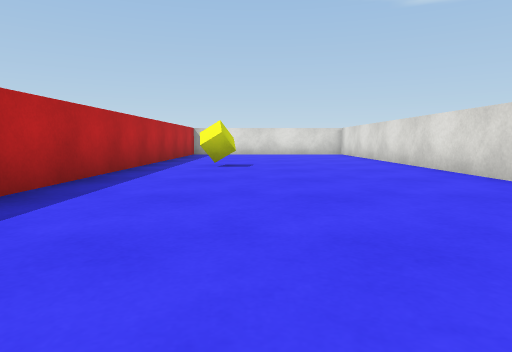
View 1 (above)

19 first-person views from a walk through a Unity game level. The camera is 0.51 m above the floor, tilts 6° down and sees 75° across. The floor is counted in squares, 1 m on a side. Each view is taken from the middle of a square. On the plan, view 1 faces up. The plan holds only what a view shows up to about 9 squares ahead; the rest is blank. The player is left out. Surface patterns are stand-ins for the level's own textures.

View 2
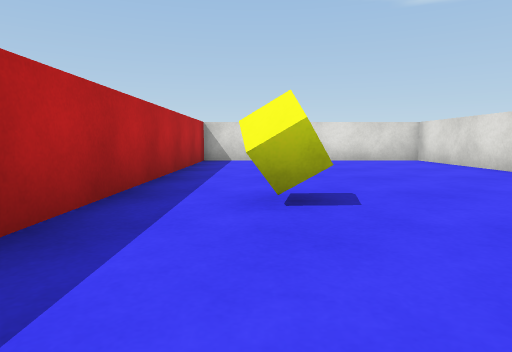

View 3
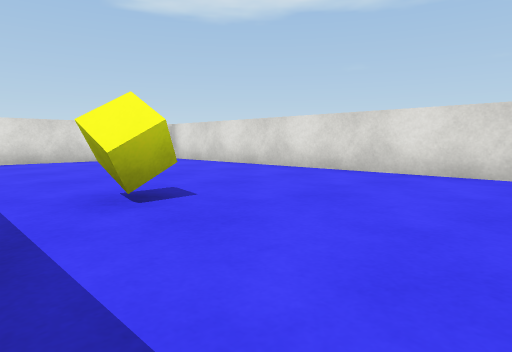

View 4
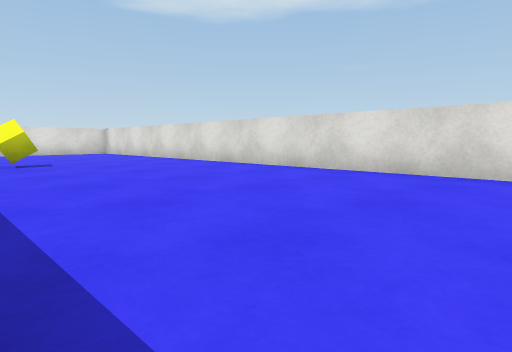

View 5
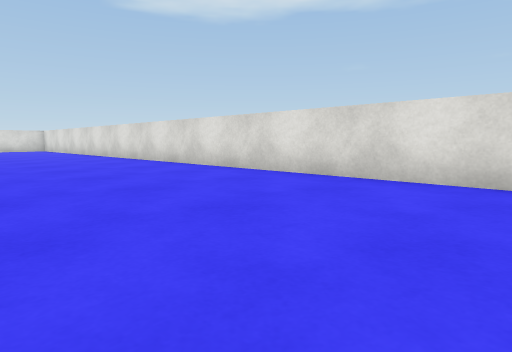

View 6
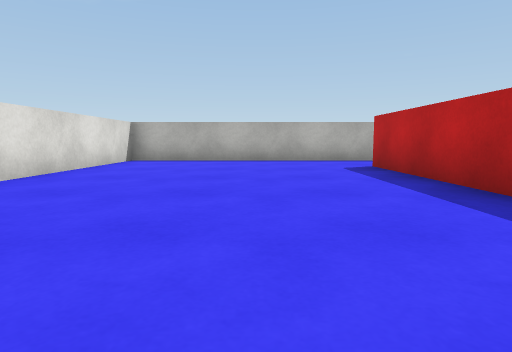

View 7
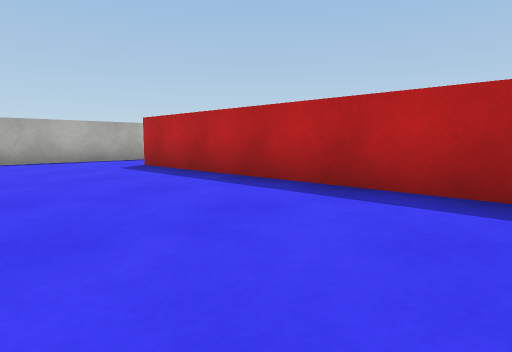

View 8
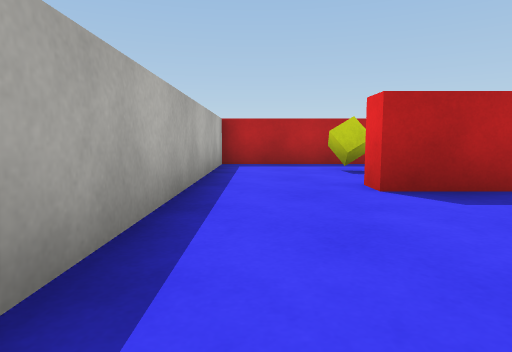

View 9
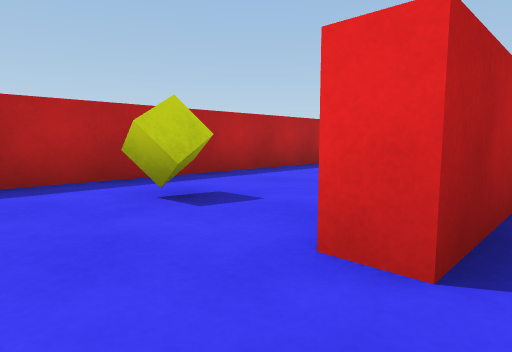

View 10
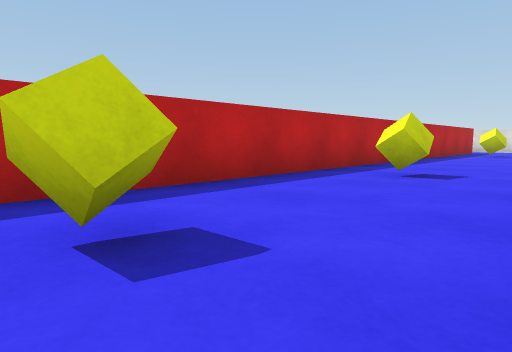

View 11
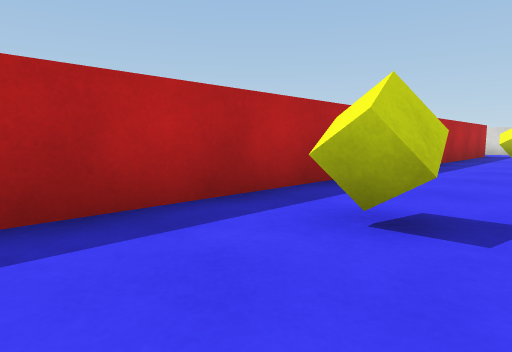

View 12
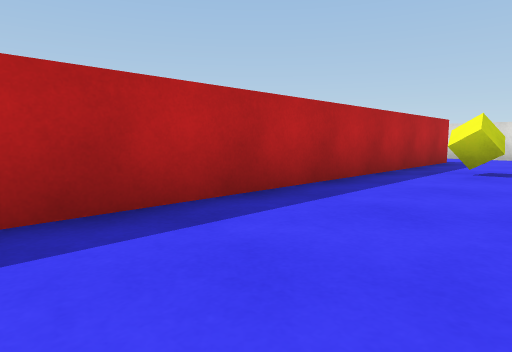

View 13
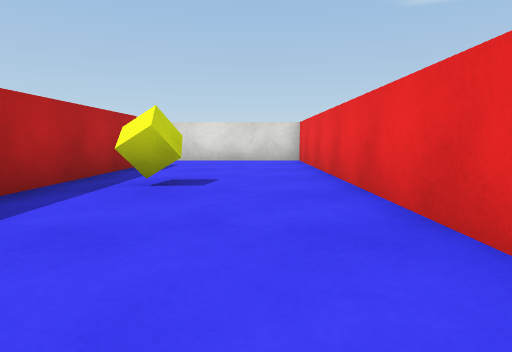

View 14
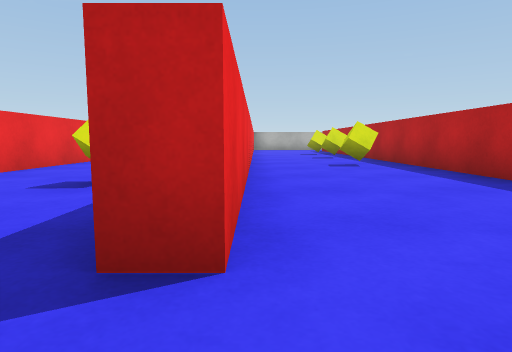

View 15
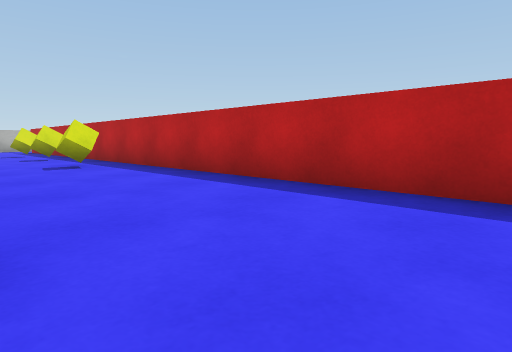

View 16
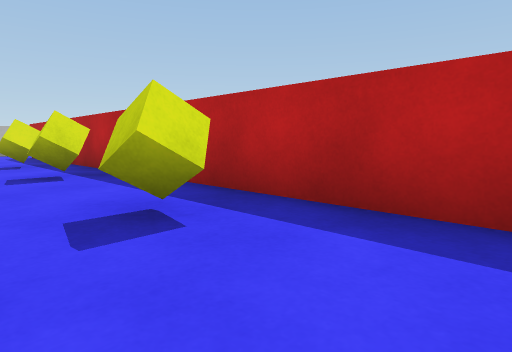

View 17
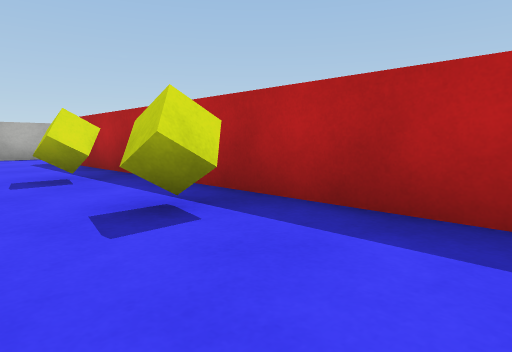

View 18
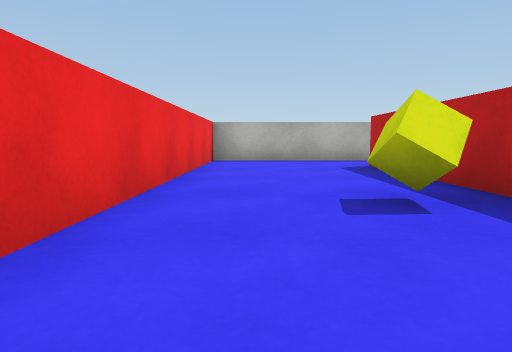

View 19
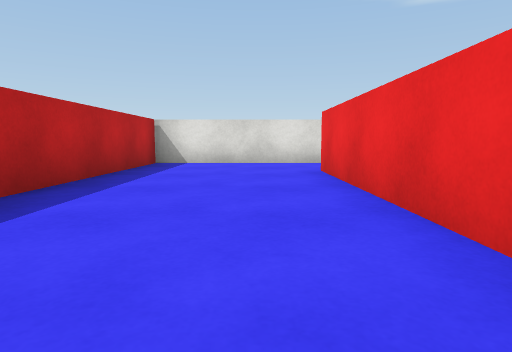

### Floor plan
Ten units are one square. View 1 is at (0, 0); x grows to the right and y downward. Boxes are objects, and circles mark ways between rooms. Rooms are numbered by the first view taken in them; rooms with no view inside come last. Other rooms are left out.
<svg viewBox="-115 -132 153 204">
<path fill="none" stroke="#000" d="M-24 67 33 67 33 -127 -24 -127 -24 47M-29 -38 -29 -127 -66 -127M-64 -108 -64 67 -24 67M-24 47 -29 47M-69 -36 -69 -108 -64 -108M-110 67 -69 67 -69 -6M-66 -127 -103 -127 -103 49"/>
<rect x="-15" y="-75" width="10" height="10" fill="#bbb"><title>cube</title></rect>
<rect x="-55" y="35" width="10" height="10" fill="#bbb"><title>cube</title></rect>
<rect x="-55" y="-5" width="10" height="10" fill="#bbb"><title>cube</title></rect>
<rect x="-55" y="-85" width="10" height="10" fill="#bbb"><title>cube</title></rect>
<rect x="-95" y="5" width="10" height="10" fill="#bbb"><title>cube</title></rect>
<rect x="-95" y="-25" width="10" height="10" fill="#bbb"><title>cube</title></rect>
<rect x="-95" y="-55" width="10" height="10" fill="#bbb"><title>cube</title></rect>
<circle cx="-30" cy="55" r="3" fill="#2a7"/>
<circle cx="-70" cy="-115" r="3" fill="#2a7"/>
<text x="0" y="-30">1</text>
<text x="-50" y="-30">2</text>
<text x="-90" y="-30">3</text>
</svg>
Room 1 opens to room 2. Room 2 opens to room 3.

Where each view was taken, in squares from view 1:
view 1: 0 up, 0 right, facing up
view 2: 4 up, 1 left, facing up
view 3: 4 up, 2 left, facing up-right
view 4: 1 down, 2 left, facing up-right
view 5: 6 down, 1 left, facing up-right
view 6: 2 up, 0 right, facing down
view 7: 2 up, 1 right, facing down-left
view 8: 6 down, 1 right, facing left
view 9: 6 down, 2 left, facing up-left
view 10: 5 down, 3 left, facing up-left
view 11: 2 down, 4 left, facing up-left
view 12: 2 up, 4 left, facing up-left
view 13: 4 up, 4 left, facing up
view 14: 12 up, 7 left, facing down
view 15: 12 up, 7 left, facing down-left
view 16: 7 up, 8 left, facing down-left
view 17: 4 up, 8 left, facing down-left
view 18: 2 up, 8 left, facing down
view 19: 5 up, 8 left, facing up
